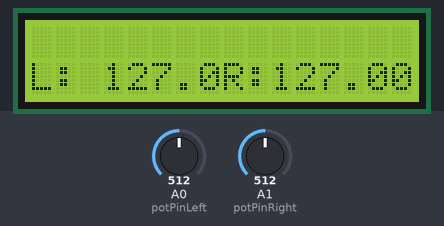
The sketch below on a simulated Arduino Uno, built with avr-gcc and run on an emulated ATmega328P. Parts: 16×2 character LCD. The inputs (shaded band) are chosen by the test bench; at power-on: A0 (potPinLeft) = 512, A1 (potPinRight) = 512. What the sketch prints to the serial monitor is not drawn.

Above: at 1.2 s.
1.3 s: A0 (potPinLeft) set to 0
At 2.3 s:
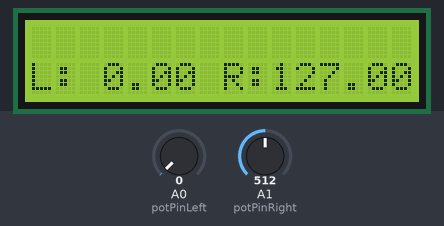
4.3 s: A1 (potPinRight) set to 306
At 5.2 s:
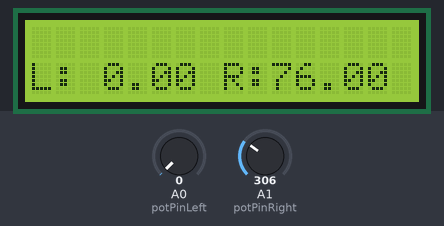
7.3 s: A1 (potPinRight) set to 0
At 8.3 s:
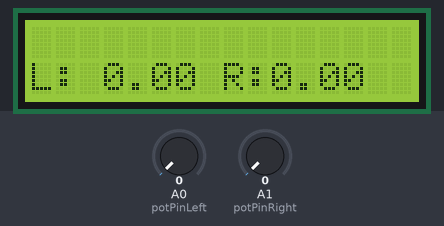
10.3 s: A0 (potPinLeft) set to 393
At 11.5 s:
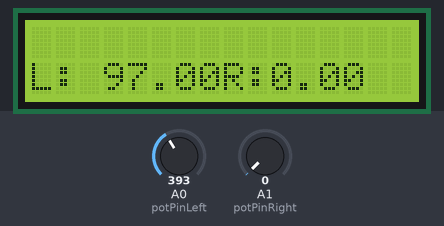
13.3 s: A0 (potPinLeft) set to 413
At 13.8 s:
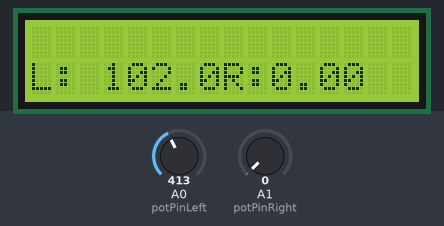
16.3 s: A0 (potPinLeft) set to 306
At 16.7 s:
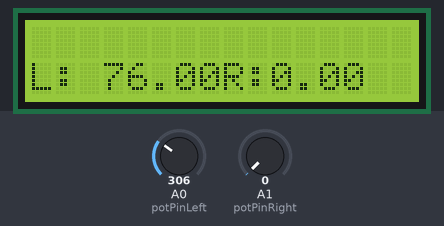
Timing chart, 0 to 19.3 s (numbered marks = the images above; inputs shaded):
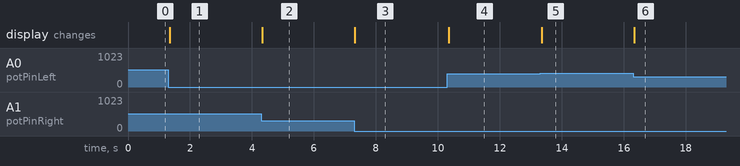

The sketch:

main.ino
```cpp
#include <LiquidCrystal_I2C.h>

//Constants:
const int potPinLeft = A0; //pin A0 to read analog input
const int potPinRight = A1; //pin A1 to read analog input

//Variables:
float left_value; //save analog value
float right_value; //save analog value
int high_score = 1;
LiquidCrystal_I2C lcd(0x3F,16,2);


void setup(){
    //Input or output
    Serial.begin(9600);
    lcdSetup();
    pinMode(potPinLeft, INPUT); //Optional
    pinMode(potPinRight, INPUT); //Optional

}

void lcdSetup(){
    lcd.init();
    lcd.clear();
    lcd.backlight();      // Make sure backlight is on

    lcd.setCursor(2,0);   //Set cursor to character 2 on line 0
    lcd.print("press the sensor!");

}

void printToLcd(float value,int x, int y){
    lcd.setCursor(0,1);
    lcd.print("L:");
    lcd.setCursor(8,1);
    lcd.print("R:");
    lcd.setCursor(x,y);
    lcd.print(value);
}

void print_left_val(){
    left_value = analogRead(potPinLeft);          //Read and save analog value from potentiometer
    left_value = map(left_value, 0, 1023, 0, 255); //Map value 0-1023 to 0-255 (PWM)
    // Serial.print("Left val: ");
    // Serial.print(millis());
    // Serial.print(", ");
    Serial.print(left_value);
    printToLcd(left_value,3, 1);
}
void print_right_val(){
    right_value = analogRead(potPinRight);          //Read and save analog value from potentiometer
    right_value = map(right_value, 0, 1023, 0, 255); //Map value 0-1023 to 0-255 (PWM)
    // Serial.print(", Right val: ");
    Serial.print(",");
    Serial.println(right_value);
    printToLcd(right_value,10, 1);
}

void loop(){
  lcd.clear();

    // if (left_value < high_score){
    //     lcd.clear();
    //
    //     // lcd.setCursor(6,1);
    //     // lcd.print(value);
    //     // Serial.print(millis());
    //     // Serial.print(", ");
    //     Serial.println(left_value);
    // } else {
    //     high_score = left_value;
    //     lcd.setCursor(0,0);
    //     lcd.print("New high score!");
    //    printToLcd(left_value,6, 1);
    //     // lcd.setCursor(6,1);
    //     // lcd.print(value);
    //     // Serial.print("New high score: ");
    //     // Serial.print(millis());
    //     // Serial.print(", ");
    //     Serial.println(left_value);
    // }
    print_left_val();
    print_right_val();
    delay(10);                          //Small delay

}
```

Measured:
- after the input at 1.3 s, the display: changes after 0.05 s (image 1)
- after the input at 4.3 s, the display: changes at once (image 2)
- after the input at 7.3 s, the display: changes at once (image 3)
- after the input at 10.3 s, the display: changes after 0.05 s (image 4)
- after the input at 13.3 s, the display: changes after 0.05 s (image 5)
- after the input at 16.3 s, the display: changes at once (image 6)
